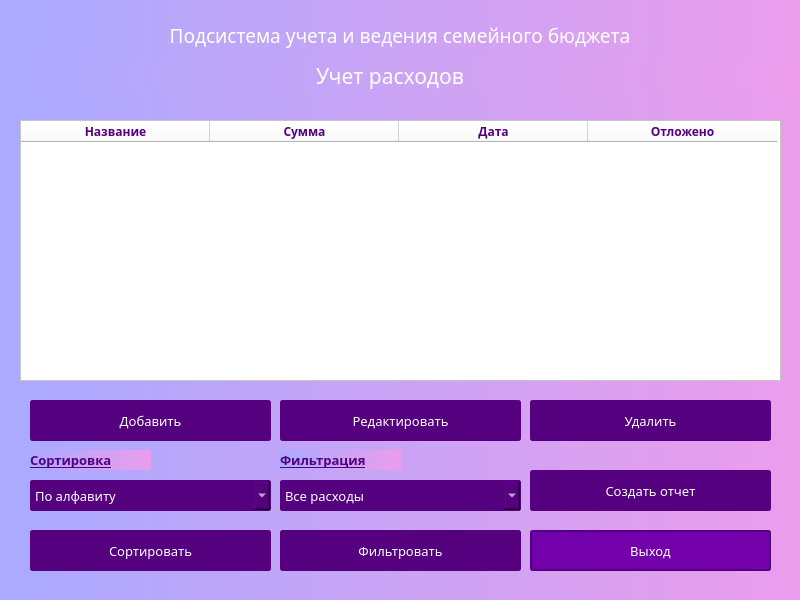
<?xml version="1.0" encoding="UTF-8"?>
<ui version="4.0">
 <class>Dialog</class>
 <widget class="QDialog" name="Dialog">
  <property name="geometry">
   <rect>
    <x>0</x>
    <y>0</y>
    <width>800</width>
    <height>600</height>
   </rect>
  </property>
  <property name="minimumSize">
   <size>
    <width>800</width>
    <height>600</height>
   </size>
  </property>
  <property name="maximumSize">
   <size>
    <width>800</width>
    <height>600</height>
   </size>
  </property>
  <property name="windowTitle">
   <string>Dialog</string>
  </property>
  <property name="styleSheet">
   <string notr="true">background-color: qlineargradient(spread:pad, x1:0, y1:0, x2:1, y2:0, stop:0 rgb(170, 170, 255), stop:1 rgb(235, 157, 235));</string>
  </property>
  <widget class="QLabel" name="label">
   <property name="geometry">
    <rect>
     <x>0</x>
     <y>20</y>
     <width>800</width>
     <height>31</height>
    </rect>
   </property>
   <property name="minimumSize">
    <size>
     <width>800</width>
     <height>0</height>
    </size>
   </property>
   <property name="maximumSize">
    <size>
     <width>800</width>
     <height>16777215</height>
    </size>
   </property>
   <property name="font">
    <font>
     <family>Century Gothic</family>
     <pointsize>14</pointsize>
    </font>
   </property>
   <property name="styleSheet">
    <string notr="true">color: rgb(255, 255, 255);</string>
   </property>
   <property name="frameShadow">
    <enum>QFrame::Plain</enum>
   </property>
   <property name="text">
    <string>Подсистема учета и ведения семейного бюджета</string>
   </property>
   <property name="alignment">
    <set>Qt::AlignCenter</set>
   </property>
  </widget>
  <widget class="QLabel" name="label_2">
   <property name="geometry">
    <rect>
     <x>-10</x>
     <y>60</y>
     <width>800</width>
     <height>31</height>
    </rect>
   </property>
   <property name="minimumSize">
    <size>
     <width>800</width>
     <height>0</height>
    </size>
   </property>
   <property name="maximumSize">
    <size>
     <width>800</width>
     <height>16777215</height>
    </size>
   </property>
   <property name="font">
    <font>
     <family>Century Gothic</family>
     <pointsize>16</pointsize>
    </font>
   </property>
   <property name="styleSheet">
    <string notr="true">color: rgb(255, 255, 255);</string>
   </property>
   <property name="frameShadow">
    <enum>QFrame::Plain</enum>
   </property>
   <property name="text">
    <string>Учет расходов</string>
   </property>
   <property name="alignment">
    <set>Qt::AlignCenter</set>
   </property>
  </widget>
  <widget class="QTableWidget" name="tableWidget">
   <property name="geometry">
    <rect>
     <x>20</x>
     <y>120</y>
     <width>761</width>
     <height>261</height>
    </rect>
   </property>
   <property name="font">
    <font>
     <family>Century Gothic</family>
     <pointsize>9</pointsize>
    </font>
   </property>
   <property name="styleSheet">
    <string notr="true">background-color: rgb(255, 255, 255);
border-color: rgb(85, 0, 127);
color: rgb(85, 0, 127);
</string>
   </property>
   <attribute name="horizontalHeaderDefaultSectionSize">
    <number>189</number>
   </attribute>
   <column>
    <property name="text">
     <string>Название</string>
    </property>
    <property name="font">
     <font>
      <family>Century Gothic</family>
      <pointsize>9</pointsize>
      <weight>75</weight>
      <bold>true</bold>
     </font>
    </property>
   </column>
   <column>
    <property name="text">
     <string>Сумма</string>
    </property>
    <property name="font">
     <font>
      <family>Century Gothic</family>
      <pointsize>9</pointsize>
      <weight>75</weight>
      <bold>true</bold>
     </font>
    </property>
   </column>
   <column>
    <property name="text">
     <string>Дата</string>
    </property>
    <property name="font">
     <font>
      <family>Century Gothic</family>
      <pointsize>9</pointsize>
      <weight>75</weight>
      <bold>true</bold>
     </font>
    </property>
   </column>
   <column>
    <property name="text">
     <string>Отложено</string>
    </property>
    <property name="font">
     <font>
      <family>Century Gothic</family>
      <pointsize>9</pointsize>
      <weight>75</weight>
      <bold>true</bold>
     </font>
    </property>
   </column>
  </widget>
  <widget class="QPushButton" name="addBtn">
   <property name="geometry">
    <rect>
     <x>30</x>
     <y>400</y>
     <width>241</width>
     <height>41</height>
    </rect>
   </property>
   <property name="font">
    <font>
     <family>Century Gothic</family>
     <pointsize>10</pointsize>
    </font>
   </property>
   <property name="styleSheet">
    <string notr="true">QPushButton{
	background-color:rgb(85, 0, 127);
border-radius: 3px;
border: 2px solid rgb(85, 0, 127);
color:rgb(255, 255, 255);
}

QPushButton::hover{
	background-color: rgb(108, 0, 162);
	border: 2px solid rgb(108, 0, 162);
}

QPushButton::pressed{
	background-color:rgb(129, 0, 193);
	border-bottom: 2px solid rgb(129, 0, 193);
	border-leftt:  2px solid rgb(129, 0, 193);
	border-right:  2px solid rgb(129, 0, 193);
}


</string>
   </property>
   <property name="text">
    <string>Добавить</string>
   </property>
  </widget>
  <widget class="QPushButton" name="editBtn">
   <property name="geometry">
    <rect>
     <x>280</x>
     <y>400</y>
     <width>241</width>
     <height>41</height>
    </rect>
   </property>
   <property name="font">
    <font>
     <family>Century Gothic</family>
     <pointsize>10</pointsize>
    </font>
   </property>
   <property name="styleSheet">
    <string notr="true">QPushButton{
	background-color:rgb(85, 0, 127);
border-radius: 3px;
border: 2px solid rgb(85, 0, 127);
color:rgb(255, 255, 255);
}

QPushButton::hover{
	background-color: rgb(108, 0, 162);
	border: 2px solid rgb(108, 0, 162);
}

QPushButton::pressed{
	background-color:rgb(129, 0, 193);
	border-bottom: 2px solid rgb(129, 0, 193);
	border-leftt:  2px solid rgb(129, 0, 193);
	border-right:  2px solid rgb(129, 0, 193);
}


</string>
   </property>
   <property name="text">
    <string>Редактировать</string>
   </property>
  </widget>
  <widget class="QPushButton" name="deleteBtn">
   <property name="geometry">
    <rect>
     <x>530</x>
     <y>400</y>
     <width>241</width>
     <height>41</height>
    </rect>
   </property>
   <property name="font">
    <font>
     <family>Century Gothic</family>
     <pointsize>10</pointsize>
    </font>
   </property>
   <property name="styleSheet">
    <string notr="true">QPushButton{
	background-color:rgb(85, 0, 127);
border-radius: 3px;
border: 2px solid rgb(85, 0, 127);
color:rgb(255, 255, 255);
}

QPushButton::hover{
	background-color: rgb(108, 0, 162);
	border: 2px solid rgb(108, 0, 162);
}

QPushButton::pressed{
	background-color:rgb(129, 0, 193);
	border-bottom: 2px solid rgb(129, 0, 193);
	border-leftt:  2px solid rgb(129, 0, 193);
	border-right:  2px solid rgb(129, 0, 193);
}


</string>
   </property>
   <property name="text">
    <string>Удалить</string>
   </property>
  </widget>
  <widget class="QPushButton" name="quitBtn">
   <property name="geometry">
    <rect>
     <x>530</x>
     <y>530</y>
     <width>241</width>
     <height>41</height>
    </rect>
   </property>
   <property name="font">
    <font>
     <family>Century Gothic</family>
     <pointsize>10</pointsize>
    </font>
   </property>
   <property name="styleSheet">
    <string notr="true">QPushButton{
background-color:rgb(114, 0, 171);
border-radius: 3px;
border: 2px solid rgb(85, 0, 127);
color:rgb(255, 255, 255);
}

QPushButton::hover{
	background-color: rgb(108, 0, 162);
	border: 2px solid rgb(108, 0, 162);
}

QPushButton::pressed{
	background-color:rgb(129, 0, 193);
	border-bottom: 2px solid rgb(129, 0, 193);
	border-leftt:  2px solid rgb(129, 0, 193);
	border-right:  2px solid rgb(129, 0, 193);
}


</string>
   </property>
   <property name="text">
    <string>Выход</string>
   </property>
  </widget>
  <widget class="QPushButton" name="createReportBtn">
   <property name="geometry">
    <rect>
     <x>530</x>
     <y>470</y>
     <width>241</width>
     <height>41</height>
    </rect>
   </property>
   <property name="font">
    <font>
     <family>Century Gothic</family>
     <pointsize>10</pointsize>
    </font>
   </property>
   <property name="styleSheet">
    <string notr="true">QPushButton{
background-color:rgb(85, 0, 127);
border-radius: 3px;
border: 2px solid rgb(85, 0, 127);
color:rgb(255, 255, 255);
}

QPushButton::hover{
	background-color: rgb(108, 0, 162);
	border: 2px solid rgb(108, 0, 162);
}

QPushButton::pressed{
	background-color:rgb(129, 0, 193);
	border-bottom: 2px solid rgb(129, 0, 193);
	border-leftt:  2px solid rgb(129, 0, 193);
	border-right:  2px solid rgb(129, 0, 193);
}


</string>
   </property>
   <property name="text">
    <string>Создать отчет</string>
   </property>
  </widget>
  <widget class="QLabel" name="label_3">
   <property name="geometry">
    <rect>
     <x>30</x>
     <y>450</y>
     <width>121</width>
     <height>20</height>
    </rect>
   </property>
   <property name="font">
    <font>
     <family>Century Gothic</family>
     <pointsize>10</pointsize>
     <weight>75</weight>
     <bold>true</bold>
     <underline>true</underline>
    </font>
   </property>
   <property name="styleSheet">
    <string notr="true">color: rgb(85, 0, 127);</string>
   </property>
   <property name="text">
    <string>Сортировка</string>
   </property>
  </widget>
  <widget class="QComboBox" name="filterBox">
   <property name="geometry">
    <rect>
     <x>280</x>
     <y>480</y>
     <width>241</width>
     <height>31</height>
    </rect>
   </property>
   <property name="font">
    <font>
     <family>Century Gothic</family>
     <pointsize>10</pointsize>
    </font>
   </property>
   <property name="styleSheet">
    <string notr="true">background-color: rgb(85, 0, 127);
color: rgb(255, 255, 255);
border: 1px solid rgb(85, 0, 127);
border-radius: 2px;</string>
   </property>
   <item>
    <property name="text">
     <string>Все расходы</string>
    </property>
   </item>
   <item>
    <property name="text">
     <string>Отложенные</string>
    </property>
   </item>
   <item>
    <property name="text">
     <string>За первое полугодие</string>
    </property>
   </item>
   <item>
    <property name="text">
     <string>За второе полугодие</string>
    </property>
   </item>
  </widget>
  <widget class="QComboBox" name="sortBox">
   <property name="geometry">
    <rect>
     <x>30</x>
     <y>480</y>
     <width>241</width>
     <height>31</height>
    </rect>
   </property>
   <property name="font">
    <font>
     <family>Century Gothic</family>
     <pointsize>10</pointsize>
    </font>
   </property>
   <property name="styleSheet">
    <string notr="true">background-color: rgb(85, 0, 127);
color: rgb(255, 255, 255);
border: 1px solid rgb(85, 0, 127);
border-radius: 2px;</string>
   </property>
   <item>
    <property name="text">
     <string>По алфавиту</string>
    </property>
   </item>
   <item>
    <property name="text">
     <string>По дате</string>
    </property>
   </item>
   <item>
    <property name="text">
     <string>По сумме</string>
    </property>
   </item>
  </widget>
  <widget class="QLabel" name="label_4">
   <property name="geometry">
    <rect>
     <x>280</x>
     <y>450</y>
     <width>121</width>
     <height>20</height>
    </rect>
   </property>
   <property name="font">
    <font>
     <family>Century Gothic</family>
     <pointsize>10</pointsize>
     <weight>75</weight>
     <bold>true</bold>
     <underline>true</underline>
    </font>
   </property>
   <property name="styleSheet">
    <string notr="true">color: rgb(85, 0, 127);</string>
   </property>
   <property name="text">
    <string>Фильтрация</string>
   </property>
  </widget>
  <widget class="QPushButton" name="filterBtn">
   <property name="geometry">
    <rect>
     <x>280</x>
     <y>530</y>
     <width>241</width>
     <height>41</height>
    </rect>
   </property>
   <property name="font">
    <font>
     <family>Century Gothic</family>
     <pointsize>10</pointsize>
    </font>
   </property>
   <property name="styleSheet">
    <string notr="true">QPushButton{
	background-color:rgb(85, 0, 127);
border-radius: 3px;
border: 2px solid rgb(85, 0, 127);
color:rgb(255, 255, 255);
}

QPushButton::hover{
	background-color: rgb(108, 0, 162);
	border: 2px solid rgb(108, 0, 162);
}

QPushButton::pressed{
	background-color:rgb(129, 0, 193);
	border-bottom: 2px solid rgb(129, 0, 193);
	border-leftt:  2px solid rgb(129, 0, 193);
	border-right:  2px solid rgb(129, 0, 193);
}


</string>
   </property>
   <property name="text">
    <string>Фильтровать</string>
   </property>
  </widget>
  <widget class="QPushButton" name="sortBtn">
   <property name="geometry">
    <rect>
     <x>30</x>
     <y>530</y>
     <width>241</width>
     <height>41</height>
    </rect>
   </property>
   <property name="font">
    <font>
     <family>Century Gothic</family>
     <pointsize>10</pointsize>
    </font>
   </property>
   <property name="styleSheet">
    <string notr="true">QPushButton{
	background-color:rgb(85, 0, 127);
border-radius: 3px;
border: 2px solid rgb(85, 0, 127);
color:rgb(255, 255, 255);
}

QPushButton::hover{
	background-color: rgb(108, 0, 162);
	border: 2px solid rgb(108, 0, 162);
}

QPushButton::pressed{
	background-color:rgb(129, 0, 193);
	border-bottom: 2px solid rgb(129, 0, 193);
	border-leftt:  2px solid rgb(129, 0, 193);
	border-right:  2px solid rgb(129, 0, 193);
}


</string>
   </property>
   <property name="text">
    <string>Сортировать</string>
   </property>
  </widget>
 </widget>
 <resources/>
 <connections/>
</ui>
